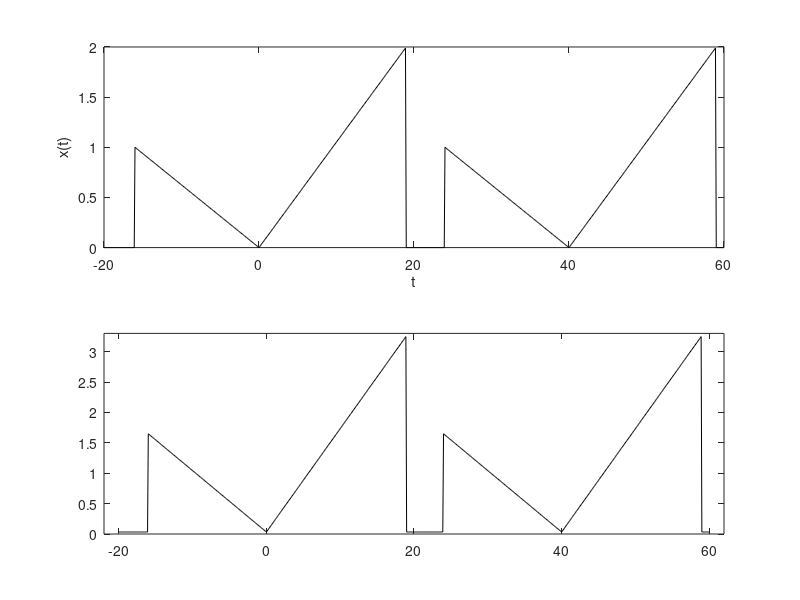

This chart was generated by the following MATLAB code:
% ECE444 Fall 2020
% Homework 3 Problem 5
% Student ID: 1148496
%% Part A
A = 9;
B = 6;

t = -20:0.1:20;
x = (-t ./ (B+10)).*( -(B+10) <= t & t < 0 ) ...
    + (2.*t./(A+10)).*(0 <= t & t < (A+10));

subplot(211);
for k = 0:1
    plot(t+40.*k,x,'k'); hold on;
end
xlabel("t"); ylabel("x(t)");

%% Part B
% y(t) = c1 + c2*x(c3*t)
% c1 is offset, c2 is gain 
% Output range of K22F DAC is 0->3.3V
x_min = min(x); x_max = max(x);

DAC_max = 3.3;
DAC_nbits = 12;
bit_step = DAC_max / (2^DAC_nbits);

percent_buffer = 0.01;

DAC_buff_min = percent_buffer * DAC_max;
DAC_buff_max = (1-percent_buffer) * DAC_max;

c1 = DAC_buff_min - x_min;
c2 = DAC_buff_max / (x_max + c1);

subplot(212);
for k = 0:1
    plot(t+40.*k,c1 + c2.*x,'k'); hold on;
end
axis([-22 62 0 3.3]);




